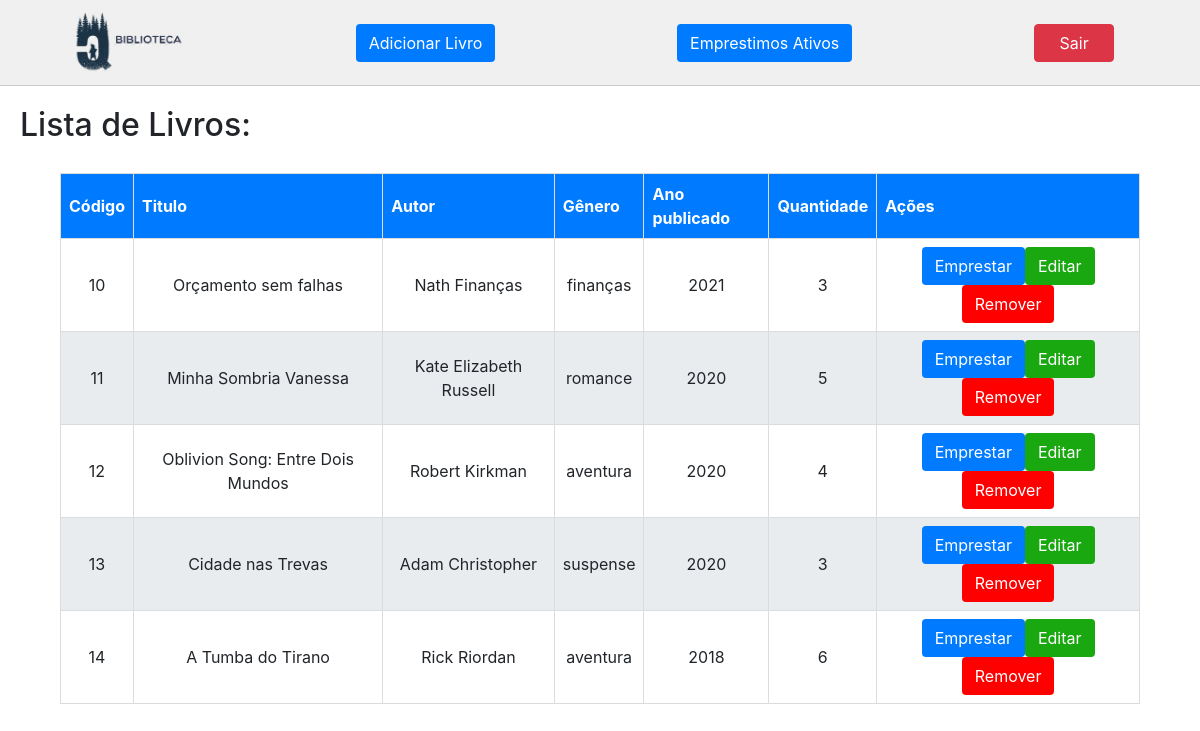
Before: /emprestimo.php (signed in) with the older database file.
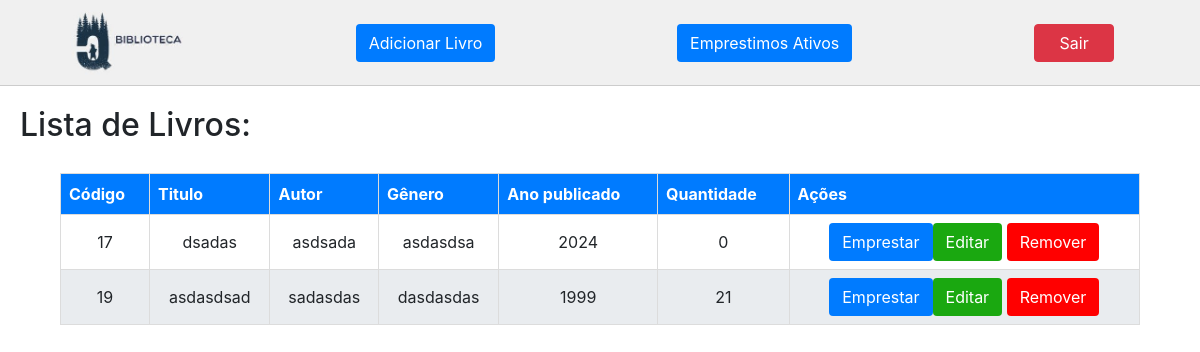
After: the same page with the newer database file.
### tables this page shows
CREATE TABLE `livros` (
  `id` int NOT NULL,
  `titulo` varchar(150) NOT NULL,
  `autor` varchar(150) NOT NULL,
  `genero` varchar(150) NOT NULL,
  `ano_publicacao` int NOT NULL,
  `quantidade` int NOT NULL DEFAULT '1'
);

### banco.php (called while the page is built, shortened)
<?php
    $banco = new mysqli("localhost", "root", "", "biblioteca");
    function isAdmin($nomeUsuario):bool{
        global $banco;
        $q = "SELECT isAdmin FROM usuarios WHERE  usuario='$nomeUsuario'";
        $busca = $banco->query($q);
        if($busca->fetch_object()->isAdmin == 1){
            return true;
        }else{
            return false;
        }
    }
?>

### emprestimo.php (the view, shortened to what this page needs)
<!DOCTYPE html>
<html lang="pt-br">
<head>
    <link rel="stylesheet" href="./style/emprestimo.css">
    <link rel="stylesheet" href="https://cdn.jsdelivr.net/npm/bootstrap@4.0.0/dist/css/bootstrap.min.css">
</head>
<body>
    <?php
    include 'banco.php';
    if(!isset($_SESSION["usuario"])){
        header("Location: login.php");
    }else{
        if (isAdmin($_SESSION["usuario"])) {
            echo "<nav class='header-nav'>";
            echo "<a href='emprestimo.php'><img src='./img/logo.jpg' alt='logo fundo cinza' class='logo'></a>";
            echo "<a href='adicionar.php' class='nav-link'><button class='btn'>Adicionar Livro</button></a>";
            echo "<a href='emprestimos-ativo.php' class='nav-link'><button class='btn'>Emprestimos Ativos</button></a>";
            echo "<a href='logout.php' class='nav-link'><button class='btn btn-danger' style='width: 80px;'>Sair</button></a>";
            echo "</nav>";
        }
    }
    ?>
    <h2 class="titulo">Lista de Livros:</h2>
    <?php
        require_once "banco.php";
        $q = "SELECT * FROM livros";
        $busca = $banco->query($q);
        if ($busca->num_rows > 0) {
    ?>
    <div class="container-table">
        <table>
            <tr>
                <th>Código</th>
                <th>Titulo</th>
                <th>Autor</th>
                <th>Gênero</th>
                <th>Ano publicado</th>
                <th>Quantidade</th>
                <th>Ações</th>
            </tr>
            <?php
                while ($obj_livro = $busca->fetch_object()) {
                    echo "<tr>";
                    echo "<td>$obj_livro->id</td>";
                    echo "<td>$obj_livro->titulo</td>";
                    echo "<td>$obj_livro->autor</td>";
                    echo "<td>$obj_livro->genero</td>";
                    echo "<td>$obj_livro->ano_publicacao</td>";
                    echo "<td>$obj_livro->quantidade</td>";
                    echo "<td>";
                    echo "<a href='emprestimo.php?idLivro=$obj_livro->id'><button class='btn'>Emprestar</button></a>";
                    if (isAdmin($_SESSION["usuario"])) {
                        echo "<a href=\"editar.php?p=" . $obj_livro->id . "\"><button class='btn edit'>Editar</button></a> ";
                        echo "<a href=\"remover.php?p=" . $obj_livro->id . "\" onclick=\"return confirm('Tem certeza que deseja remover este livro?');\"><button class='btn delete'>Remover</button></a>";
                    }
                    echo "</td>";
                    echo "</tr>";
                }
            ?>
        </table>
    </div>
    <?php
        } else {
            echo "<p class='mensagem'>Nenhum livro encontrado.</p>";
        }
    ?>
</body>
</html>

### style/emprestimo.css (style rules this page uses)
* { margin: 0; padding: 0; box-sizing: border-box; }
.header-nav { width: 100vw; display: flex; justify-content: space-around; align-items: center; padding: 10px 20px; background-color: #f0f0f0; border-bottom: 1px solid #ccc; gap: 50px; }
.nav-link { text-decoration: none; }
.logo { object-fit: contain; top: 10px; width: 120px; }
.titulo { padding: 20px; }
.container-table { display: flex; flex-direction: column; align-items: center; justify-content: center; }
table { width: 90%; border-collapse: collapse; background-color: #f0f0f0; }
th, td { border: 1px solid #dcdcdc; padding: 8px; }
th { background-color: #007bff; color: white; }
td { text-align: center; }
tr:nth-child(even) { background-color: #ffffff; }
tr:nth-child(odd) { background-color: #e9ecef; }
button { background-color: #007bff; border: none; color: white; padding: 10px 24px; text-align: center; text-decoration: none; display: inline-block; font-size: 8px; margin: 4px 20px; cursor: pointer; border-radius: 4px; }
button.edit { background-color: #1aa810; }
button.delete { background-color: red; }

Changed rows visible on the page:
removed livros: id "10", titulo "Orçamento sem falhas", autor "Nath Finanças", genero "finanças", ano_publicacao "2021", quantidade "3"
removed livros: id "11", titulo "Minha Sombria Vanessa", autor "Kate Elizabeth Russell", genero "romance", ano_publicacao "2020", quantidade "5"
removed livros: id "12", titulo "Oblivion Song: Entre Dois Mundos", autor "Robert Kirkman", genero "aventura", ano_publicacao "2020", quantidade "4"
removed livros: id "13", titulo "Cidade nas Trevas", autor "Adam Christopher", genero "suspense", ano_publicacao "2020", quantidade "3"
removed livros: id "14", titulo "A Tumba do Tirano", autor "Rick Riordan", genero "aventura", ano_publicacao "2018", quantidade "6"
added livros: id "17", titulo "dsadas", autor "asdsada", genero "asdasdsa", ano_publicacao "2024", quantidade "0"
added livros: id "19", titulo "asdasdsad", autor "sadasdas", genero "dasdasdas", ano_publicacao "1999", quantidade "21"
